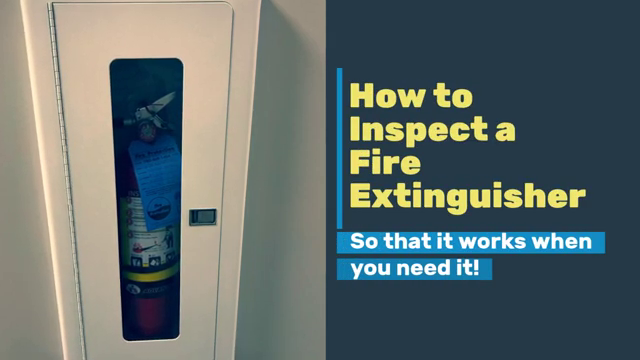
#> input picture frame 120 of Task172_FireExtinguisherAvailabilityMonitoring/Inputs/suite_03_lobby_missing_inspection.mp4, 640 x 360 px, given in place of suite_00_synthetic_simulation.mp4, which was not available
$ jupyter execute fire_extinguisher_monitor.ipynb   (text cells are left out)
#> lines starting #> are read from the running program, lines starting #| are printed output that depends on the picture; after the words box and inside, x2 and y2 are one past the last pixel; in counts of white or black regions, pixels touching at a corner belong together; pictures that were not available may be replaced by others from this repository, and a replacement may not be noted
[cell 1]
# Setup imports
import os
import cv2
import numpy as np
import pandas as pd
import matplotlib.pyplot as plt
from datetime import datetime

# PyTorch 2.6 weights_only strictness monkeypatch for older YOLOv8 serialization
import torch
try:
    original_load = torch.load
    def patched_load(*args, **kwargs):
        kwargs['weights_only'] = False
        return original_load(*args, **kwargs)
    torch.load = patched_load
    print("PyTorch weights_only patch applied successfully.")
except Exception as e:
    print(f"Could not apply PyTorch patch: {e}")

from ultralytics import YOLO

# Setup folder structures relative to the Code directory
os.makedirs("../Models", exist_ok=True)
os.makedirs("../Inputs", exist_ok=True)
os.makedirs("../Outputs/evidence_snapshots", exist_ok=True)
print("Project directories verified/created successfully.")

[cell 2]
def generate_synthetic_video(output_path):
    width, height = 640, 480
    fps = 30
    num_frames = 450

    fourcc = cv2.VideoWriter_fourcc(*'avc1')
    out = cv2.VideoWriter(output_path, fourcc, fps, (width, height))

    px, py = 320, 200
    ox_start, oy = -100, 220
    ox_end = 280

    for f in range(num_frames):
        frame = np.ones((height, width, 3), dtype=np.uint8) * 220
        cv2.line(frame, (0, 350), (640, 350), (100, 100, 100), 3) # floor

        # Grid lines for corridor wall
        for x in range(0, 640, 80):
            cv2.line(frame, (x, 0), (x, 350), (200, 200, 200), 1)
        for y in range(0, 350, 50):
            cv2.line(frame, (0, y), (640, y), (200, 200, 200), 1)

        cv2.rectangle(frame, (px - 15, py - 40), (px + 15, py + 40), (120, 120, 120), -1) # station bracket
        cv2.putText(frame, "EXTINGUISHER STATION 01", (px - 80, py - 60), cv2.FONT_HERSHEY_SIMPLEX, 0.4, (80, 80, 80), 1)

        extinguisher_pos = None
        draw_obstacle = False
        ox = ox_start

        if 0 <= f < 100:
            extinguisher_pos = (px, py)
        elif 100 <= f < 200:
            extinguisher_pos = (px, py)
            draw_obstacle = True
            progress = (f - 100) / 100.0
            ox = int(ox_start + (ox_end - ox_start) * progress)
        elif 200 <= f < 300:
            extinguisher_pos = None
            draw_obstacle = True
            ox = ox_end
        elif 300 <= f < 450:
            extinguisher_pos = (150, 300) # Displaced
            draw_obstacle = True
            progress = (f - 300) / 150.0
            ox = int(ox_end + (700 - ox_end) * progress)

        # Extinguisher drawing utility
        def draw_ext(img, pos):
            x, y = pos
            cv2.rectangle(img, (x - 15, y - 35), (x + 15, y + 35), (0, 0, 220), -1) # body
            cv2.circle(img, (x, y - 35), 15, (0, 0, 220), -1) # dome
            cv2.rectangle(img, (x - 5, y - 52), (x + 5, y - 48), (30, 30, 30), -1) # valve
            cv2.line(img, (x, y - 48), (x + 12, y - 55), (30, 30, 30), 3) # handle
            cv2.line(img, (x, y - 48), (x - 15, y - 38), (30, 30, 30), 2) # hose
            cv2.circle(img, (x, y - 20), 4, (255, 255, 255), -1) # gauge
            cv2.circle(img, (x, y - 20), 4, (0, 0, 0), 1)
            cv2.rectangle(img, (x - 10, y - 10), (x + 10, y + 20), (255, 255, 255), -1) # label
            cv2.putText(img, "FIRE", (x - 8, y + 2), cv2.FONT_HERSHEY_SIMPLEX, 0.25, (0, 0, 255), 1)
            cv2.putText(img, "EXT.", (x - 8, y + 12), cv2.FONT_HERSHEY_SIMPLEX, 0.25, (0, 0, 0), 1)

        def draw_box(img, x, y):
            cv2.rectangle(img, (x, y), (x + 100, y + 100), (180, 110, 50), -1) # Box brown
            cv2.rectangle(img, (x, y), (x + 100, y + 100), (120, 70, 30), 3) # Border
            cv2.line(img, (x + 50, y), (x + 50, y + 100), (20, 20, 20), 8) # Tape
            cv2.putText(img, "CAUTION", (x + 10, y + 35), cv2.FONT_HERSHEY_SIMPLEX, 0.4, (255, 255, 255), 1)
            cv2.putText(img, "OBSTACLE", (x + 10, y + 55), cv2.FONT_HERSHEY_SIMPLEX, 0.4, (255, 255, 255), 1)

        if extinguisher_pos is not None:
            draw_ext(frame, extinguisher_pos)

        if draw_obstacle:
            draw_box(frame, ox, oy)

        # Shadow silhouette
        if 50 < f < 80:
            px_shadow = int(100 + (f - 50) * 15)
            overlay = frame.copy()
            cv2.circle(overlay, (px_shadow, 250), 20, (150, 150, 150), -1)
            cv2.ellipse(overlay, (px_shadow, 340), (35, 70), 0, 0, 360, (150, 150, 150), -1)
            cv2.addWeighted(overlay, 0.4, frame, 0.6, 0, frame)

        out.write(frame)
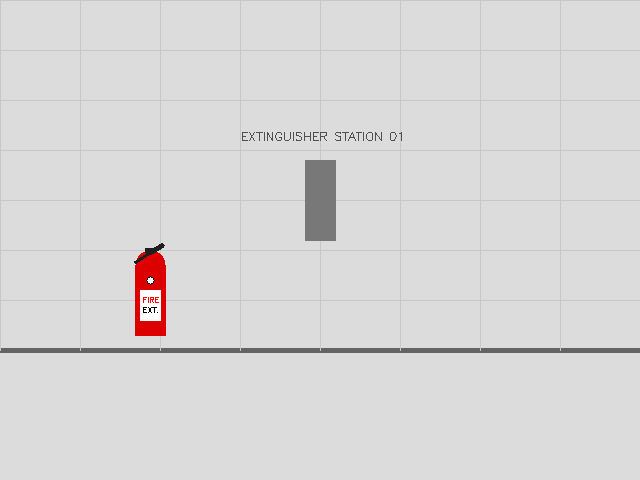
#> frame: shape (480, 640, 3); mean of channels 0, 1, 2 215.9, 215.9, 217.2; drawn as B, G, R
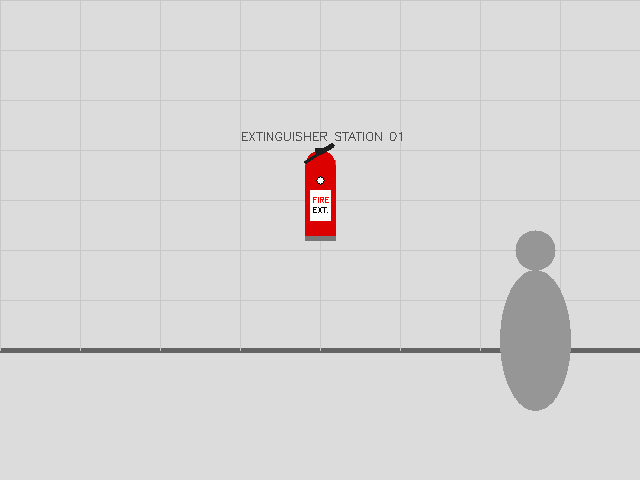
#> overlay: shape (480, 640, 3); mean of channels 0, 1, 2 214.8, 214.8, 216.1; drawn as B, G, R

    out.release()
    print("Synthetic video successfully saved to ../Inputs/suite_00_synthetic_simulation.mp4")

generate_synthetic_video("../Inputs/suite_00_synthetic_simulation.mp4")

[cell 3]
cap = cv2.VideoCapture("../Inputs/suite_00_synthetic_simulation.mp4")
ret, frame = cap.read()
#> frame is the input picture: shape (360, 640, 3); mean B, G, R 107.5, 109.5, 98.5
cap.release()

if ret:
    # Convert BGR to RGB for matplotlib display
    frame_rgb = cv2.cvtColor(frame, cv2.COLOR_BGR2RGB)

    plt.figure(figsize=(10, 7))
    plt.imshow(frame_rgb)
    plt.grid(True, color='cyan', alpha=0.5, linestyle='--')
    plt.title("Predefined Point Coordinate Picker (Hover over points or use axes)")
    plt.xlabel("X Coordinate (pixels)")
    plt.ylabel("Y Coordinate (pixels)")
    plt.show()
else:
    print("Could not load video frame. Please check the video path.")

[cell 4]
# Auto-Calibration Settings
auto_calibrate = True
video_path = "../Inputs/suite_00_synthetic_simulation.mp4"

predefined_stations = []

if auto_calibrate:
    print("Running auto-calibration on the input video to locate the extinguisher station...")
    cap = cv2.VideoCapture(video_path)
    centroids = []
    frame_count = 0
    while cap.isOpened() and frame_count < 30:
        ret, frame = cap.read()
        if not ret: break
        frame_count += 1
        hsv = cv2.cvtColor(frame, cv2.COLOR_BGR2HSV)
#> hsv: shape (360, 640, 3); mean H, S, V 68.2, 96.1, 123.3
        lower_red1 = np.array([0, 100, 100])
        upper_red1 = np.array([10, 255, 255])
        mask1 = cv2.inRange(hsv, lower_red1, upper_red1)
#> mask1: shape (360, 640); every value is 0
        lower_red2 = np.array([170, 100, 100])
        upper_red2 = np.array([180, 255, 255])
        mask2 = cv2.inRange(hsv, lower_red2, upper_red2)
        red_mask = cv2.bitwise_or(mask1, mask2)
        kernel = cv2.getStructuringElement(cv2.MORPH_RECT, (5, 5))
        red_mask = cv2.morphologyEx(red_mask, cv2.MORPH_OPEN, kernel)
        contours, _ = cv2.findContours(red_mask, cv2.RETR_EXTERNAL, cv2.CHAIN_APPROX_SIMPLE)
#> contours = []
        for cnt in contours:
            if cv2.contourArea(cnt) > 150:
                x, y, w, h = cv2.boundingRect(cnt)
                if 1.0 <= float(h)/w <= 5.0:
                    centroids.append((x + w//2, y + h//2))
#> this loop made 0 passes
#> after the loop, centroids = []
    cap.release()

    if len(centroids) > 0:
        xs = [c[0] for c in centroids]
        ys = [c[1] for c in centroids]
        cx, cy = int(np.median(xs)), int(np.median(ys))
        predefined_stations = [{
            "id": 1,
            "name": "Auto-Detected Station 01",
            "x": cx,
            "y": cy,
            "radius": 65
        }]
        print(f"Calibration successful! Station registered at ({cx}, {cy}).")
    else:
        print("Calibration failed: No extinguisher detected. Defaulting to manual settings.")

if not predefined_stations:
    # Manual configuration backup
    predefined_stations = [
        {
            "id": 1,
            "name": "Zone A Corridor - Station 01",
            "x": 320,
            "y": 200,
            "radius": 65
        }
    ]
    print("Using manual coordinate settings.")

$ run again, starting later in the video
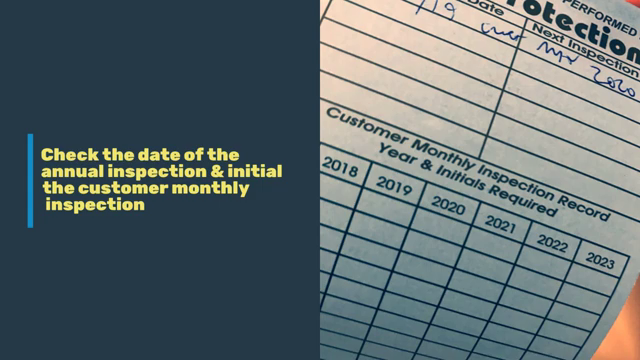
#> input picture frame 963 of Task172_FireExtinguisherAvailabilityMonitoring/Inputs/suite_03_lobby_missing_inspection.mp4, 640 x 360 px, given in place of suite_00_synthetic_simulation.mp4, which was not available
#> frame is the input picture: shape (360, 640, 3); mean B, G, R 109.7, 107.4, 94.7
#> hsv: shape (360, 640, 3); mean H, S, V 79.7, 87.3, 118.7
#> `mask1 = cv2.inRange(hsv, lower_red1, upper_red1)`:
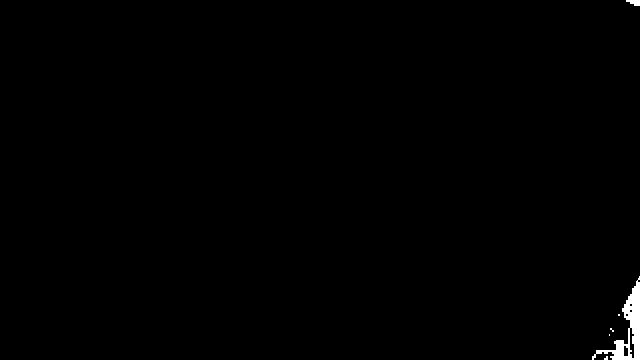
#> mask1: shape (360, 640); 0.53% white; 6 white regions (4 under 20 px), largest, box (x1, y1, x2, y2) and area: (592, 276, 640, 360) 1143, (626, 0, 640, 6) 60
#> mask2: shape (360, 640); 0% white in thin lines or dots, all inside (x1, y1, x2, y2) = (638, 6, 640, 8)
#> `red_mask = cv2.morphologyEx(red_mask, cv2.MORPH_OPEN, kernel)`:
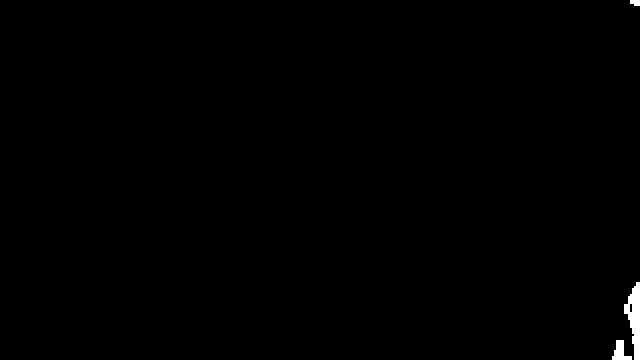
#> red_mask: shape (360, 640); 0.43% white; 3 white regions
#> contours = 3 contours; box (x1, y1, x2, y2) and area: (624, 282, 640, 360) 634, (612, 340, 632, 360) 182, (630, 0, 640, 6) 38
#> the loop `for cnt in contours:` made 3 passes
#> (x, y, w, h) on passes 1 to 2: (612, 340, 20, 20), (624, 282, 16, 78)
#> after the loop `for cnt in contours:`: centroids = [(622, 350), (632, 321)]
